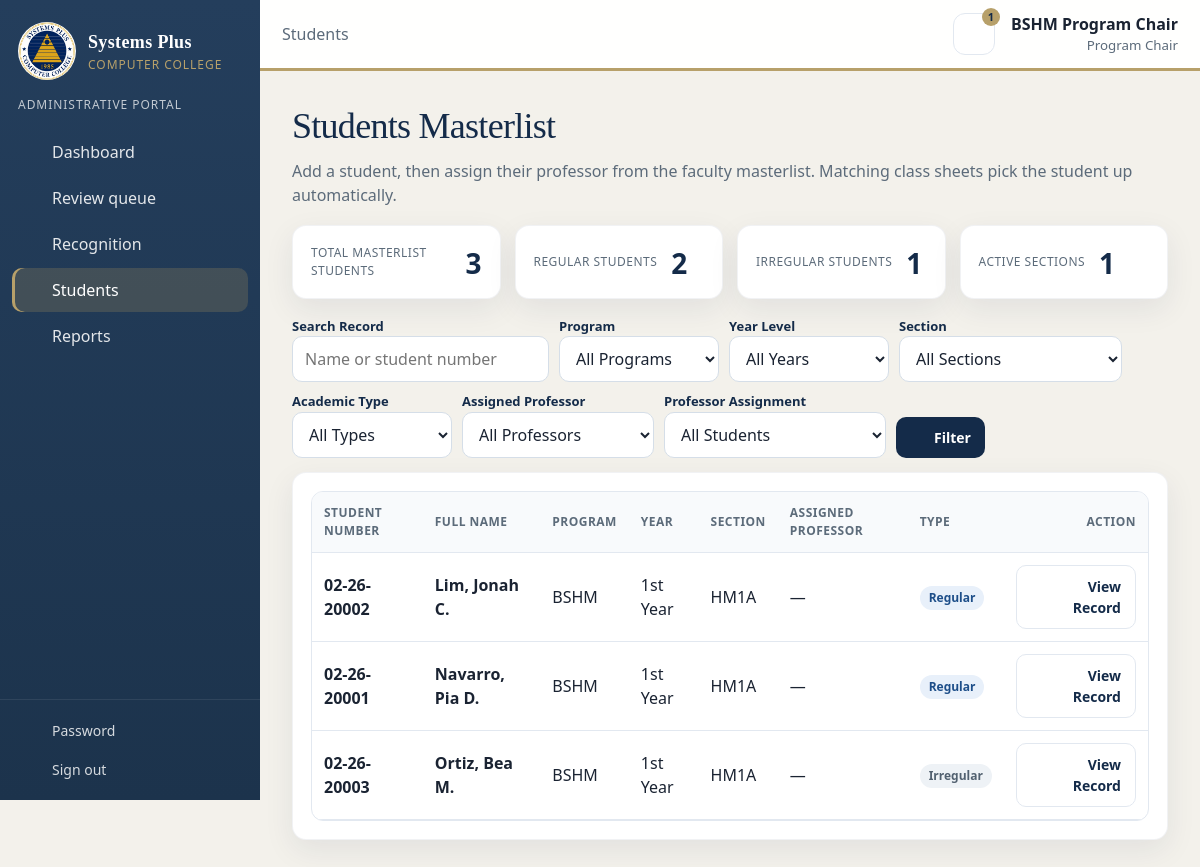
Page /admin/students.php (signed in) on the committed database.
### tables this page shows
CREATE TABLE users (
    id INT UNSIGNED NOT NULL AUTO_INCREMENT,
    username VARCHAR(60) NOT NULL,
    password_hash VARCHAR(255) NOT NULL,
    full_name VARCHAR(150) NOT NULL,
    title VARCHAR(20) NOT NULL DEFAULT '',
    email VARCHAR(150) DEFAULT NULL,
    is_active TINYINT(1) NOT NULL DEFAULT 1,
    must_change_password TINYINT(1) NOT NULL DEFAULT 1,
    last_login_at DATETIME DEFAULT NULL,
    created_at TIMESTAMP NOT NULL DEFAULT CURRENT_TIMESTAMP,
    PRIMARY KEY (id),
    UNIQUE KEY uniq_users_username (username)
);

CREATE TABLE students (
    id INT UNSIGNED NOT NULL AUTO_INCREMENT,
    student_number VARCHAR(20) NOT NULL,
    full_name VARCHAR(150) NOT NULL,
    student_type ENUM('Regular','Irregular') NOT NULL DEFAULT 'Regular',
    program_id INT UNSIGNED NOT NULL,
    year_level VARCHAR(20) NOT NULL,
    section_id INT UNSIGNED DEFAULT NULL,
    adviser_id INT UNSIGNED DEFAULT NULL,
    is_demo TINYINT(1) NOT NULL DEFAULT 0,
    created_at TIMESTAMP NOT NULL DEFAULT CURRENT_TIMESTAMP,
    PRIMARY KEY (id),
    UNIQUE KEY uniq_student_number (student_number),
    KEY idx_students_program (program_id),
    KEY idx_students_adviser (adviser_id),
    CONSTRAINT fk_students_program FOREIGN KEY (program_id) REFERENCES programs (id),
    CONSTRAINT fk_students_section FOREIGN KEY (section_id) REFERENCES sections (id),
    CONSTRAINT fk_students_adviser FOREIGN KEY (adviser_id) REFERENCES professors (id)
);

CREATE TABLE programs (
    id INT UNSIGNED NOT NULL AUTO_INCREMENT,
    code VARCHAR(10) NOT NULL,
    name VARCHAR(150) NOT NULL,
    PRIMARY KEY (id),
    UNIQUE KEY uniq_programs_code (code)
);

CREATE TABLE sections (
    id INT UNSIGNED NOT NULL AUTO_INCREMENT,
    program_id INT UNSIGNED NOT NULL,
    academic_year_id INT UNSIGNED NOT NULL,
    semester_id INT UNSIGNED NOT NULL,
    year_level VARCHAR(20) NOT NULL,
    name VARCHAR(20) NOT NULL,
    PRIMARY KEY (id),
    UNIQUE KEY uniq_section (program_id, semester_id, year_level, name),
    CONSTRAINT fk_sections_program FOREIGN KEY (program_id) REFERENCES programs (id),
    CONSTRAINT fk_sections_year FOREIGN KEY (academic_year_id) REFERENCES academic_years (id),
    CONSTRAINT fk_sections_semester FOREIGN KEY (semester_id) REFERENCES semesters (id)
);

### admin/students.php (the view, shortened to what the rows shown need)
<?php
require_once __DIR__ . '/../includes/bootstrap.php';
require_once __DIR__ . '/../includes/auth.php';
require_once __DIR__ . '/../includes/layout.php';
$user = require_portal('admin');
$page = (int) ($_GET['page'] ?? 1);
$scope = scoped_program_ids($user);
$where = 'WHERE 1 = 1';
$params = [];
if (is_array($scope)) {
    if ($scope === []) {
        $where .= ' AND 1 = 0';
    } else {
        $where .= ' AND st.program_id IN (' . implode(',', array_map('intval', $scope)) . ')';
    }
}
$count = db()->prepare("SELECT COUNT(*) FROM students st $where");
$count->execute($params);
$totalMatching = (int) $count->fetchColumn();
$pager = paginate($totalMatching, $page);
$list = db()->prepare(
    "SELECT st.*, p.code AS program_code, sec.name AS section_name,
            au.full_name AS adviser_name, au.title AS adviser_title
     FROM students st
     JOIN programs p ON p.id = st.program_id
     LEFT JOIN sections sec ON sec.id = st.section_id
     LEFT JOIN professors adv ON adv.id = st.adviser_id
     LEFT JOIN users au ON au.id = adv.user_id
     $where
     ORDER BY st.full_name
     LIMIT {$pager['per']} OFFSET {$pager['offset']}"
);
$list->execute($params);
$rows = $list->fetchAll();
layout_start('Students Masterlist', 'students', [['label' => 'Students']]);
?>
<div class="page-head">
    <div>
        <h1>Students Masterlist</h1>
    </div>
</div>
<section class="card" id="student-results" aria-live="polite">
    <?php if ($rows === []): ?>
        <p class="empty">No student records match your active search filters.</p>
    <?php else: ?>
        <div class="table-wrap">
            <table>
                <thead>
                    <tr>
                        <th>Student Number</th>
                        <th>Full Name</th>
                        <th>Program</th>
                        <th>Year</th>
                        <th>Section</th>
                        <th>Assigned Professor</th>
                        <th>Type</th>
                        <th style="text-align:right;">Action</th>
                    </tr>
                </thead>
                <tbody>
                <?php foreach ($rows as $row): ?>
                    <tr>
                        <td class="mono"><strong><?= h($row['student_number']) ?></strong></td>
                        <td><strong><?= h($row['full_name']) ?></strong></td>
                        <td><?= h($row['program_code']) ?></td>
                        <td><?= h($row['year_level']) ?></td>
                        <td><?= h($row['section_name'] ?? '—') ?></td>
                        <td><?= !empty($row['adviser_name']) ? h(trim((string) $row['adviser_title'] . ' ' . $row['adviser_name'])) : '—' ?></td>
                        <td><?= badge($row['student_type'], $row['student_type']) ?></td>
                        <td style="text-align:right;">
                            <a class="btn btn-ghost btn-sm" href="<?= h(url('admin/student.php', ['id' => $row['id']])) ?>">
                                <?= icon('record') ?> View Record
                            </a>
                        </td>
                    </tr>
                <?php endforeach; ?>
                </tbody>
            </table>
        </div>
    <?php endif; ?>
</section>
<?php layout_end(); ?>

### includes/layout.php (shortened to what the rows shown need)
<?php
function icon(string $name): string
{
    $body = $paths[$name] ?? $paths['record'];
    return '<svg class="ico" viewBox="0 0 24 24" fill="none" stroke="currentColor" stroke-width="1.75" stroke-linecap="round" stroke-linejoin="round" aria-hidden="true">' . $body . '</svg>';
}
function nav_items(array $user): array
{
    $items = [
        ['id' => 'dash', 'href' => 'admin/dashboard.php', 'icon' => 'dashboard', 'label' => 'Dashboard'],
    ];
    if (can($user, 'queue')) {
        $items[] = ['id' => 'queue', 'href' => 'admin/queue.php', 'icon' => 'queue', 'label' => 'Review queue'];
    }
    if (can($user, 'recognition')) {
        $items[] = ['id' => 'recognition', 'href' => 'admin/recognition.php', 'icon' => 'final', 'label' => 'Recognition'];
    }
    if (can($user, 'students_read')) {
        $items[] = ['id' => 'students', 'href' => 'admin/students.php', 'icon' => 'students', 'label' => 'Students'];
    }
    if (can($user, 'reports')) {
        $items[] = ['id' => 'reports', 'href' => 'admin/reports.php', 'icon' => 'reports', 'label' => 'Reports'];
    }
    return $items;
}
function layout_start(string $title, string $active, array $crumbs = [], string $bodyClass = '', array $side = []): void
{
    $user = current_user();
    ?>
<!DOCTYPE html>
<html lang="en">
<head>
    <link rel="stylesheet" href="<?= h(asset_url('assets/css/app.css')) ?>">
</head>
<body class="<?= h($bodyClass) ?>">
<div class="shell">
            <?php foreach (nav_items($user) as $item): ?>
                <a class="<?= $item['id'] === $active ? 'is-active' : '' ?>" href="<?= h(url($item['href'])) ?>"><?= icon($item['icon']) ?><span><?= h($item['label']) ?></span></a>
            <?php endforeach; ?>
    <div class="workspace">
        <header class="topbar">
            <div class="top-actions">
                <div class="who">
                    <strong><?= h(display_name($user)) ?></strong>
                    <small><?= h($user['role_label']) ?></small>
                </div>
            </div>
        </header>
        <main id="content" class="content">
    <?php
}
function layout_end(string $extraJs = ''): void
{
    ?>
        </main>
    </div>
</div>
</body>
</html>
    <?php
}

### includes/bootstrap.php (shortened to what the rows shown need)
<?php
require_once __DIR__ . '/../config/database.php';
function h(?string $value): string
{
    return htmlspecialchars($value ?? '', ENT_QUOTES, 'UTF-8');
}
function url(string $path = '', array $query = []): string
{
    $fragment = '';
    $hash = strpos($path, '#');
    $qpos = strpos($path, '?');
    $base = rtrim(APP_BASE_PATH, '/');
    $path = ltrim($path, '/');
    $full = $path === '' ? $base : ($base === '' ? '/' . $path : $base . '/' . $path);
    if ($full === '') {
        $full = '/';
    }
    $parts = explode('/', $full);
    $encoded = implode('/', array_map(static fn (string $part): string => rawurlencode($part), $parts));
    if ($query !== []) {
        $encoded .= '?' . http_build_query($query);
    }
    return $encoded;
}
    ?>
    <?php
function asset_url(string $path): string
{
    $relative = ltrim($path, '/');
    $file = dirname(__DIR__) . DIRECTORY_SEPARATOR . str_replace('/', DIRECTORY_SEPARATOR, $relative);
    $query = is_file($file) ? ['v' => (string) filemtime($file)] : [];
    return url($relative, $query);
}
function badge(string $label, ?string $key = null): string
{
    $key = $key ?? $label;
    $class = [
        'draft' => 'muted',
        'submitted' => 'info',
        'returned' => 'warn',
        'chair_verified' => 'info',
        'oic_approved' => 'info',
        'osa_endorsed' => 'info',
        'registrar_finalized' => 'ok',
        'Possible PL' => 'ok',
        'Possible DL' => 'ok',
        'Not Eligible' => 'warn',
        'Pending' => 'muted',
        'Final Approved' => 'gold',
        'chair_review' => 'info',
        'chair_endorsed' => 'info',
        'chair_returned' => 'warn',
        'chair_rejected' => 'bad',
        'oic_returned' => 'warn',
        'oic_rejected' => 'bad',
        'osa_approved' => 'ok',
        'osa_rejected' => 'bad',
        'osa_deferred' => 'warn',
        'registrar_returned' => 'warn',
        'registrar_verified' => 'gold',
        'Returned' => 'warn',
        'PASSED' => 'ok',
        'FAILED' => 'bad',
        'INC' => 'warn',
        'Regular' => 'info',
        'Irregular' => 'muted',
        'assigned' => 'ok',
        'revoked' => 'bad',
    ][$key] ?? 'muted';
    return '<span class="badge badge-' . $class . '">' . h($label) . '</span>';
}
function paginate(int $total, int $page, int $perPage = 15): array
{
    $pages = max(1, (int) ceil($total / $perPage));
    $page = max(1, min($page, $pages));
    return [
        'page' => $page,
        'pages' => $pages,
        'per' => $perPage,
        'offset' => ($page - 1) * $perPage,
        'total' => $total,
    ];
}

### rows in the picture
users: full_name "BSHM Program Chair"
students: student_number "02-26-20002", full_name "Lim, Jonah C.", program.code "BSHM", year_level "1st Year", section.name "HM1A", student_type "Regular"
students: student_number "02-26-20001", full_name "Navarro, Pia D.", program.code "BSHM", year_level "1st Year", section.name "HM1A", student_type "Regular"
students: student_number "02-26-20003", full_name "Ortiz, Bea M.", program.code "BSHM", year_level "1st Year", section.name "HM1A", student_type "Irregular"

### other values in the picture
$item['label'] "Dashboard"
$item['label'] "Review queue"
$item['label'] "Recognition"
$item['label'] "Students"
$item['label'] "Reports"
$crumb['label'] "Students"
$unread "1"
$user['role_label'] "Program Chair"
$totalAll "3"
$regularAll "2"
$irregularAll "1"
count($sections) "1"
